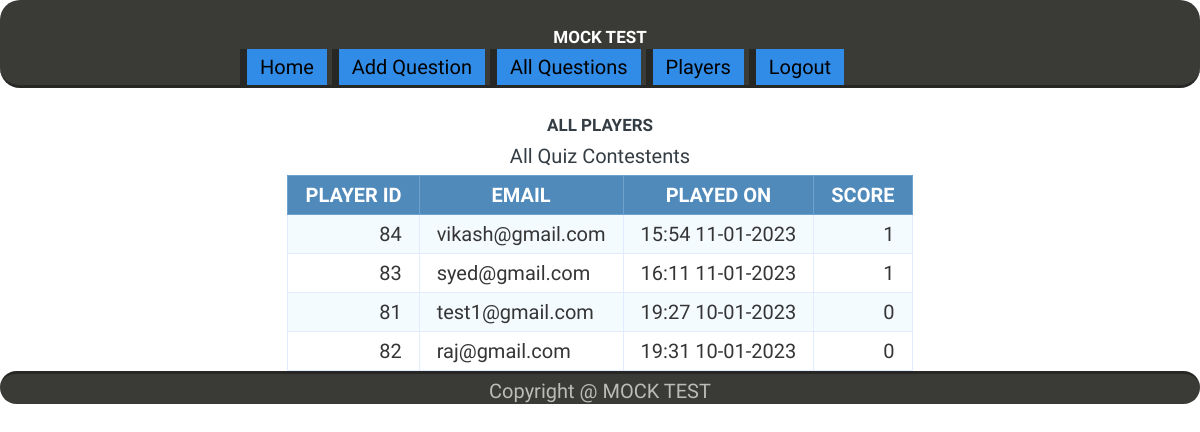
Page /players.php (signed in) on the committed database.
### tables this page shows
CREATE TABLE `users` (
  `id` int(11) NOT NULL,
  `email` varchar(225) NOT NULL,
  `played_on` varchar(225) NOT NULL,
  `score` int(11) NOT NULL DEFAULT 0
);

### players.php (the view, shortened to what this page needs)
<?php include "connection.php";
if (isset($_SESSION['admin'])) {
?>
<!DOCTYPE html>
<html>
	<head>
		<link rel="stylesheet" type="text/css" href="css/style.css">
		<link rel="stylesheet" type="text/css" href="css/style1.css">
	</head>
	<body>
		<header>
			<div class="container">
				<h1>MOCK TEST</h1>
				<a href="quiz.php" class="start">Home</a>
				<a href="add.php" class="start">Add Question</a>
				<a href="allquestions.php" class="start">All Questions</a>
				<a href="players.php" class="start">Players</a>
				<a href="exit.php" class="start">Logout</a>
			</div>
		</header>
	<h1> All Players</h1>
	<table class="data-table">
		<caption class="title">All Quiz Contestents</caption>
		<thead>
			<tr>
			<th>Player Id</th>
			<th>Email</th>
			<th>Played On</th>
			<th>Score</th>
			</tr>
		</thead>
		<tbody>
		<?php
            $query = "SELECT * FROM users ORDER BY score DESC";
            $select_players = mysqli_query($conn, $query) or die(mysqli_error($conn));
            if (mysqli_num_rows($select_players) > 0 ) {
            while ($row = mysqli_fetch_array($select_players)) {
                $id = $row['id'];
                $email = $row['email'];
                $played_on = $row['played_on'];
                $score = $row['score'];
                echo "<tr>";
                echo "<td>$id</td>";
                echo "<td>$email</td>";
                echo "<td>$played_on</td>";
                echo "<td>$score</td>";
                echo "</tr>";
             }
         }
        ?>
		</tbody>
	</table>
	<footer>
			<div class="container">
				Copyright @ MOCK TEST
			</div>
		</footer>
</body>
</html>
<?php }
else {
	header("location: admin.php");
}
?>

### css/style.css (style rules this page uses)
* { font-family:unbounded; font-size: 20px; }
body { font-size: 15px; line-height: 1.6em; }
a { text-decoration: none; }
.container { width: 60%; margin: 0 auto; overflow: auto; }
header { border-bottom: 3px #272726 solid; background: #3A3A36; color: white; border-radius: 20px; }
footer { border-top: 3px #272726 solid; background: #3A3A36; color: #BBBBB9; text-align: center; padding-top: 5px; padding-bottom: 5px; border-radius: 20px; height: 20px; }
a.start { display: inline-block; color: #000000; background: #318CE7; border-left: 7px #272726 solid; padding:6px 13px; }

### css/style1.css (style rules this page uses)
* { font-family: unbounded; font-size: 20px; }
body { font-size: 15px; color: #343d44; padding: 0; margin: 0; }
table { margin: auto; font-family: "Lucida Sans Unicode", "Lucida Grande", "Segoe Ui"; font-size: 12px; }
h1 { margin: 25px auto 0; text-align: center; text-transform: uppercase; font-size: 17px; }
table td { transition: all .5s; }
.data-table { border-collapse: collapse; font-size: 14px; min-width: 537px; }
.data-table th, .data-table td { border: 1px solid #e1edff; padding: 7px 17px; }
.data-table caption { margin: 7px; }
.data-table thead th { background-color: #508abb; color: #FFFFFF; border-color: #6ea1cc !important; text-transform: uppercase; }
.data-table tbody td { color: #353535; }
.data-table tbody td:first-child, .data-table tbody td:nth-child(4), .data-table tbody td:last-child { text-align: right; }
.data-table tbody tr:nth-child(odd) td { background-color: #f4fbff; }

### rows in the picture
users: id "84", email "vikash@gmail.com", played_on "15:54 11-01-2023", score "1"
users: id "83", email "syed@gmail.com", played_on "16:11 11-01-2023", score "1"
users: id "81", email "test1@gmail.com", played_on "19:27 10-01-2023", score "0"
users: id "82", email "raj@gmail.com", played_on "19:31 10-01-2023", score "0"
